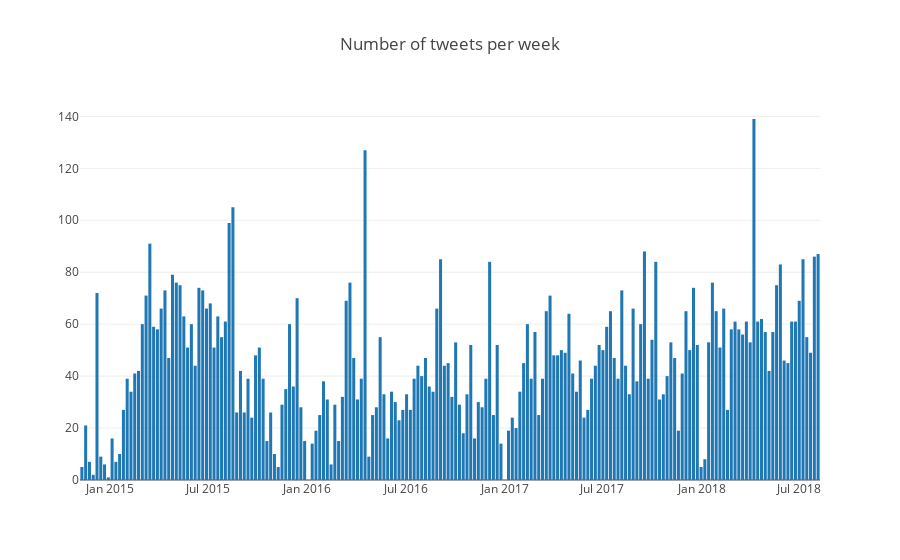

The cell this chart's notebook holds for it:
### Markdown cell above
### Por Semana

### Code cell
data = [go.Bar(x=tweets_count['W'].index ,
             y=tweets_count['W']['tweet_id'])]

layout = go.Layout(title='Number of tweets per week')
fig = dict(layout=layout, data=data)
offline.iplot(fig)

### Figure 1 — Plotly figure (JSON) as saved in the notebook; plotly's stock layout.template omitted (floating-point values rounded to 4 significant figures; data arrays with more than 128 entries replaced by an {"elided": "..."} marker saying what was removed)
{"data": [{"type": "bar", "x": {"elided": "196 str values"}, "y": {"elided": "196 int values"}}], "layout": {"title": "Number of tweets per week"}}
